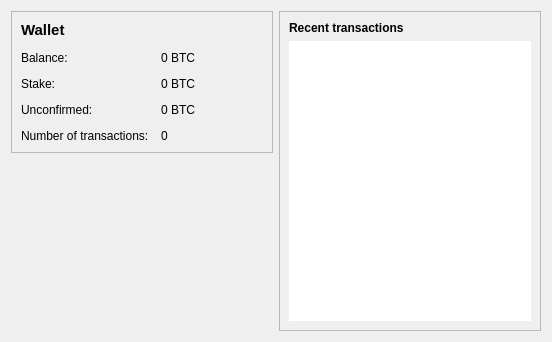
<?xml version="1.0" encoding="UTF-8"?>
<ui version="4.0">
 <class>OverviewPage</class>
 <widget class="QWidget" name="OverviewPage">
  <property name="geometry">
   <rect>
    <x>0</x>
    <y>0</y>
    <width>552</width>
    <height>342</height>
   </rect>
  </property>
  <property name="windowTitle">
   <string>Form</string>
  </property>
  <layout class="QHBoxLayout" name="horizontalLayout" stretch="1,1">
   <item>
    <layout class="QVBoxLayout" name="verticalLayout_2">
     <item>
      <widget class="QFrame" name="frame">
       <property name="frameShape">
        <enum>QFrame::StyledPanel</enum>
       </property>
       <property name="frameShadow">
        <enum>QFrame::Raised</enum>
       </property>
       <layout class="QFormLayout" name="formLayout_2">
        <property name="fieldGrowthPolicy">
         <enum>QFormLayout::AllNonFixedFieldsGrow</enum>
        </property>
        <property name="horizontalSpacing">
         <number>12</number>
        </property>
        <property name="verticalSpacing">
         <number>12</number>
        </property>
        <item row="2" column="0">
         <widget class="QLabel" name="label">
          <property name="text">
           <string>Balance:</string>
          </property>
         </widget>
        </item>
        <item row="2" column="1">
         <widget class="QLabel" name="labelBalance">
          <property name="text">
           <string notr="true">0 BTC</string>
          </property>
         </widget>
        </item>
        <item row="5" column="0">
         <widget class="QLabel" name="label_2">
          <property name="text">
           <string>Number of transactions:</string>
          </property>
         </widget>
        </item>
        <item row="5" column="1">
         <widget class="QLabel" name="labelNumTransactions">
          <property name="text">
           <string>0</string>
          </property>
         </widget>
        </item>
        <item row="4" column="0">
         <widget class="QLabel" name="label_3">
          <property name="text">
           <string>Unconfirmed:</string>
          </property>
         </widget>
        </item>
        <item row="4" column="1">
         <widget class="QLabel" name="labelUnconfirmed">
          <property name="text">
           <string notr="true">0 BTC</string>
          </property>
         </widget>
        </item>
        <item row="3" column="0">
         <widget class="QLabel" name="label_6">
          <property name="text">
           <string>Stake:</string>
          </property>
         </widget>
        </item>
        <item row="3" column="1">
         <widget class="QLabel" name="labelStake">
          <property name="text">
           <string notr="true">0 BTC</string>
          </property>
         </widget>
        </item>
        <item row="1" column="0">
         <widget class="QLabel" name="label_5">
          <property name="font">
           <font>
            <pointsize>11</pointsize>
            <weight>75</weight>
            <bold>true</bold>
           </font>
          </property>
          <property name="text">
           <string>Wallet</string>
          </property>
         </widget>
        </item>
       </layout>
      </widget>
     </item>
     <item>
      <spacer name="verticalSpacer">
       <property name="orientation">
        <enum>Qt::Vertical</enum>
       </property>
       <property name="sizeHint" stdset="0">
        <size>
         <width>20</width>
         <height>40</height>
        </size>
       </property>
      </spacer>
     </item>
    </layout>
   </item>
   <item>
    <layout class="QVBoxLayout" name="verticalLayout_3">
     <item>
      <widget class="QFrame" name="frame_2">
       <property name="frameShape">
        <enum>QFrame::StyledPanel</enum>
       </property>
       <property name="frameShadow">
        <enum>QFrame::Raised</enum>
       </property>
       <layout class="QVBoxLayout" name="verticalLayout">
        <item>
         <widget class="QLabel" name="label_4">
          <property name="text">
           <string>&lt;b&gt;Recent transactions&lt;/b&gt;</string>
          </property>
         </widget>
        </item>
        <item>
         <widget class="QListView" name="listTransactions">
          <property name="frameShape">
           <enum>QFrame::NoFrame</enum>
          </property>
          <property name="verticalScrollBarPolicy">
           <enum>Qt::ScrollBarAlwaysOff</enum>
          </property>
          <property name="horizontalScrollBarPolicy">
           <enum>Qt::ScrollBarAlwaysOff</enum>
          </property>
         </widget>
        </item>
       </layout>
      </widget>
     </item>
    </layout>
   </item>
  </layout>
 </widget>
 <resources/>
 <connections/>
</ui>
